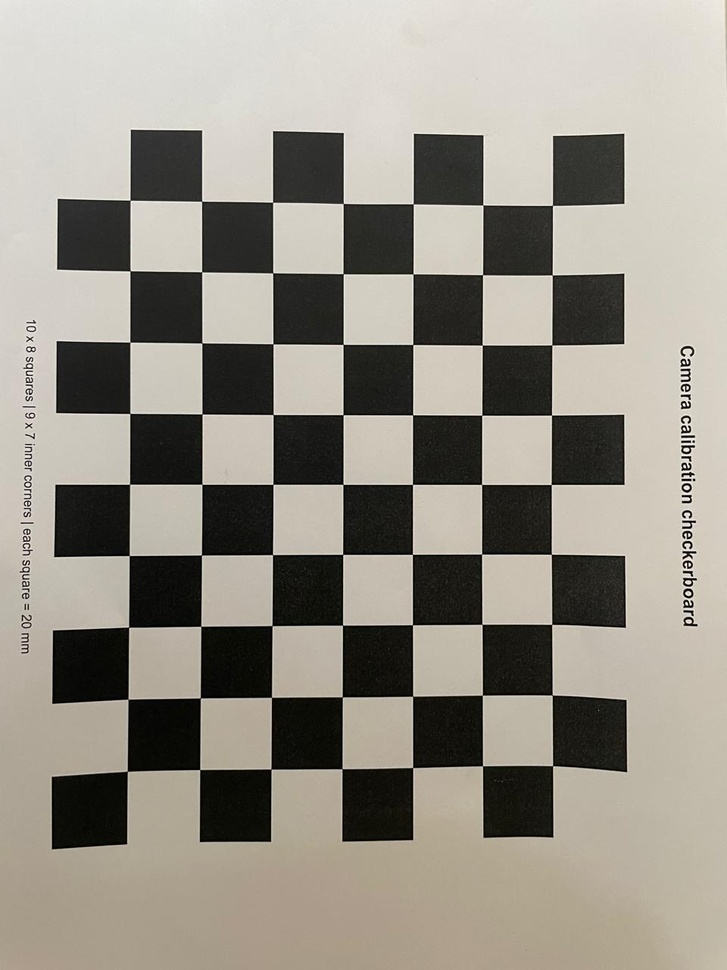
#> input picture calibration/images/WhatsApp Image 2026-11-18 at 3.14.27 PM.jpeg, 727 x 970 px, shrunk from 960 x 1280 before the run
$ python undistort_folder.py images out
#> lines starting #> are read from the running program, lines starting #| are printed output that depends on the picture
### calibration/image_ops.py
"""Image transforms shared by calibration, preprocessing and inference."""
import cv2


def normalize_landscape(image):
    """Rotate portrait frames clockwise so all frames share landscape axes."""
    height, width = image.shape[:2]
    if height > width:
        return cv2.rotate(image, cv2.ROTATE_90_CLOCKWISE)
    return image

### calibration/undistort_folder.py
from pathlib import Path
import argparse
import json
import cv2
import numpy as np
from image_ops import normalize_landscape

ap = argparse.ArgumentParser(description="Normalize orientation and undistort captured images using saved calibration.")
ap.add_argument("source", help="input image folder")
ap.add_argument("destination", help="output folder")
ap.add_argument("--calibration", default="calibration/intrinsics.json")
a = ap.parse_args()
p = json.loads(Path(a.calibration).read_text(encoding="utf-8"))
#> (reads calibration/intrinsics.json from the repository)
k, d = np.array(p["camera_matrix"]), np.array(p["distortion_coefficients"])
expected_size = tuple(p["image_size_px"])
source, out = Path(a.source), Path(a.destination)
out.mkdir(parents=True, exist_ok=True)
written = 0
for f in sorted(source.rglob("*")):
    if not f.is_file():
        continue
    im = cv2.imread(str(f))
#> im is the input picture: shape (970, 727, 3); mean B, G, R 135.8, 145.7, 150.6
    if im is None: continue
    im = normalize_landscape(im)
#> in normalize_landscape, `return cv2.rotate(image, cv2.ROTATE_90_CLOCKWISE)`:
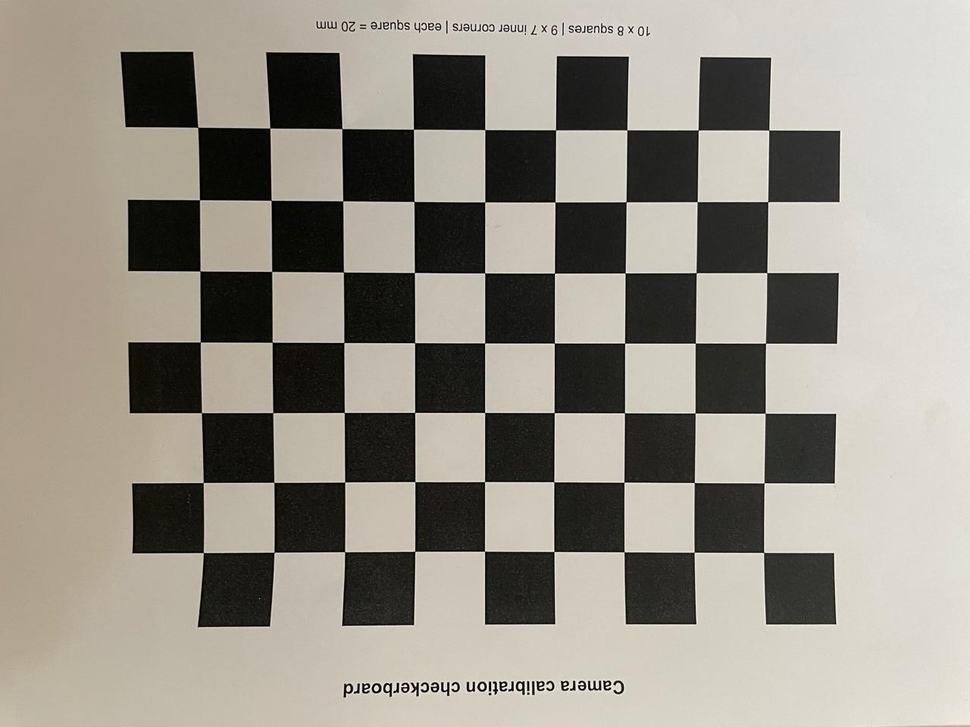
#> returned value: shape (727, 970, 3); mean of channels 0, 1, 2 135.8, 145.7, 150.6; drawn as B, G, R
    h, w = im.shape[:2]
#> h = 727; w = 970
    if (w, h) != expected_size:
#> (the run stopped early here; a loop or call above may not have finished)
